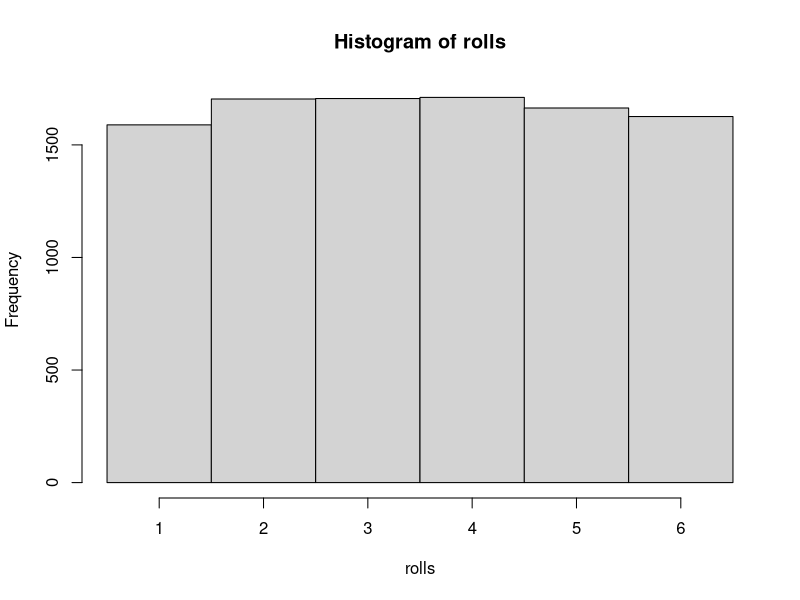
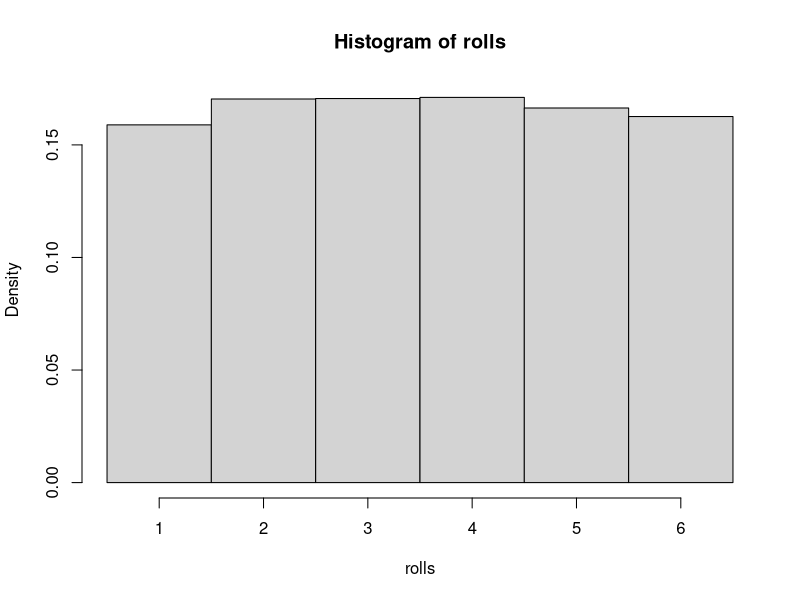
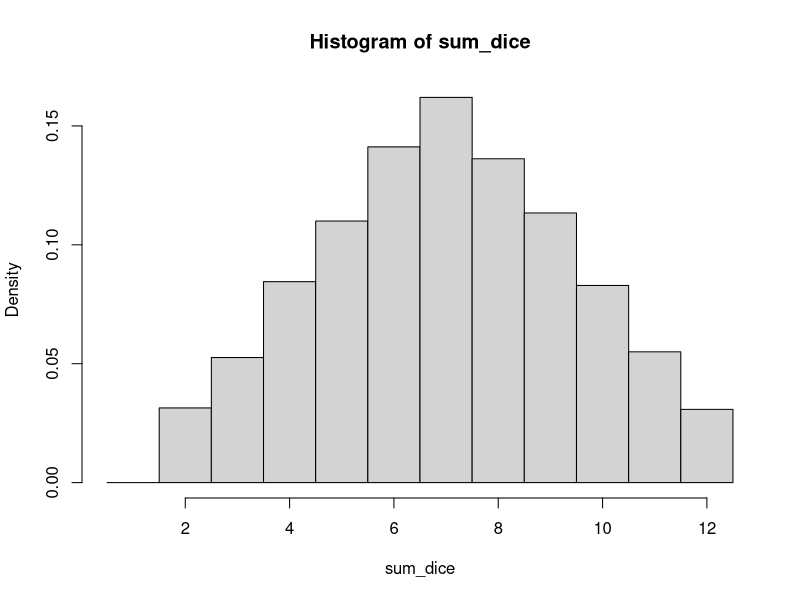
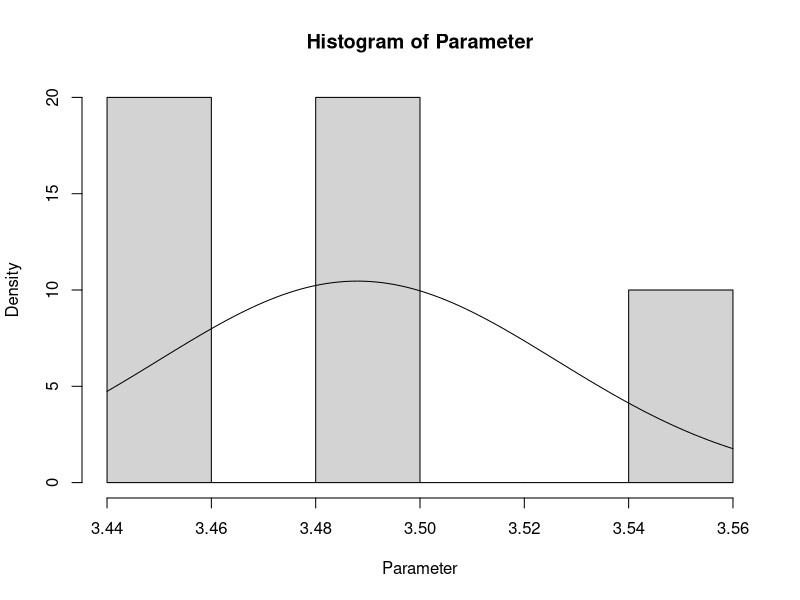
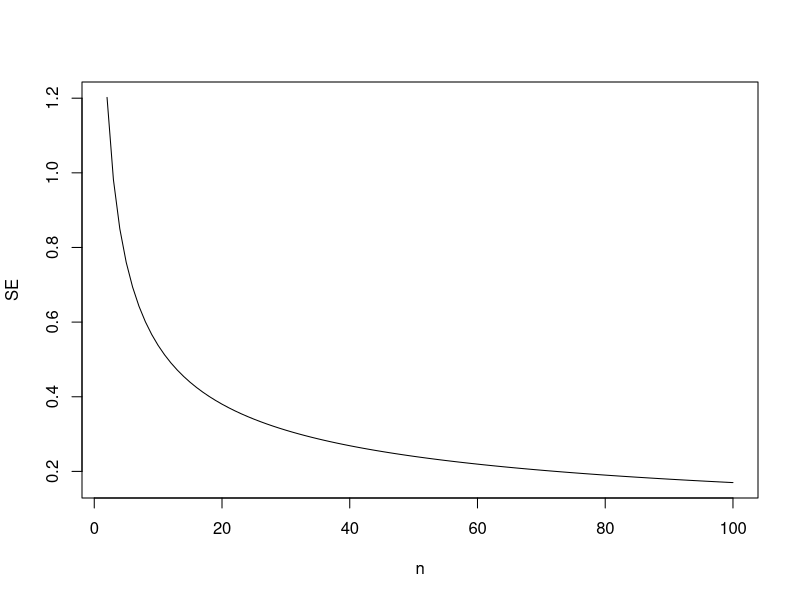
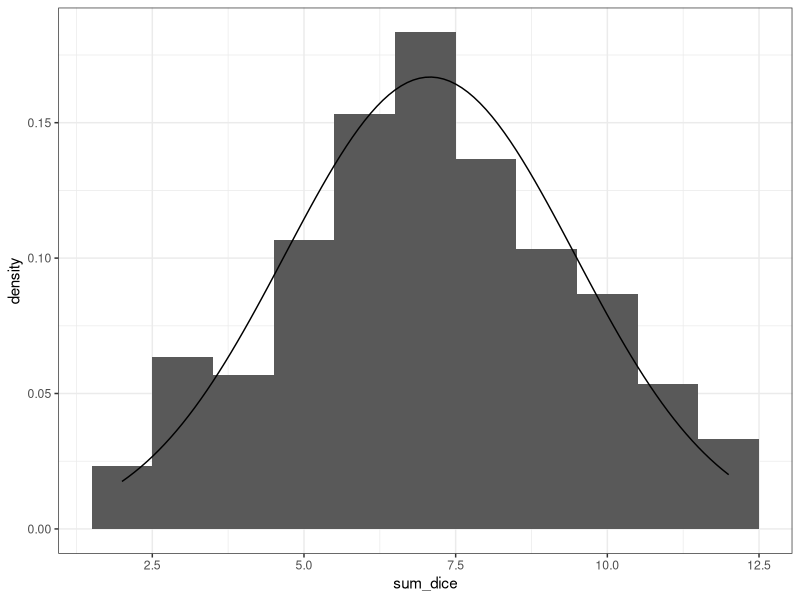

R code for these plots, in order:
# Number of rolls
n <- 10000

# Simulate rolls
rolls <- sample(1:6, size = n, replace = TRUE)

# Frequency distribution
hist(rolls, breaks = seq(0.5, 6.5, by = 1))

# Probability distribution
hist(rolls, breaks = seq(0.5, 6.5, by = 1), probability = TRUE)

# 2 Dice
n <- 10000

die1 <- sample(1:6, n, replace = TRUE)
die2 <- sample(1:6, n, replace = TRUE)

sum_dice <- die1 + die2

hist(sum_dice, breaks = seq(0.5, 12.5, by = 1), probability = TRUE)

#Normal Distribution
n_dice <- 5 # Number of samples
n <- 500 # Rolls per sample
Parameter <- numeric(n_dice) # Initialises vector to 0s. Used to store simulation resu
for(i in 1:n_dice){
  rolls <- sample(1:6, n, replace = TRUE)
  Parameter[i] <- mean(rolls)
}
# Calculate mu and sigma for our parameter
mu <- mean(Parameter)
sigma <- sd(Parameter)
hist(Parameter, probability = TRUE)
# Superimpose a Normal curve
curve(dnorm(x, mean = mu, sd = sigma),
      add = TRUE)


# Standard Error
n <- 100 # number of samples
sample_data <- sample(1:6, n, replace = TRUE)
mean_x <- mean(sample_data)
sd_x <- sd(sample_data)
se <- sd_x / sqrt(n)
cat("n = ", n, " mean = ", mean_x, " sd = ", sd_x, " se =", se)

#Plotting Standard Error
n <- seq(2, 100, by = 1)
sigma <- 1.7 # approximate SD of a die
SE <- sigma / sqrt(n)
plot(n, SE, type = "l")

#Confidence Interval
n <- 30 # number of samples
sample_data <- sample(1:6, n, replace = TRUE)
mean_x <- mean(sample_data)
sd_x <- sd(sample_data)
se <- sd_x / sqrt(n)
# CI using t-distribution
alpha <- 0.05
t_value <- qt(1 - alpha/2, df = n - 1)
t_CI <- mean_x + c(-1, 1) * t_value * se # c(-1,1) calculates both lower and upper
# CI using Normal (i.e., assuming larger sample sizes and appealing to Central Limit T
z_value <- qnorm(1 - alpha/2)
z_CI <- mean_x + c(-1, 1) * z_value * se # c(-1,1) calculates both lower and upper
# Output to the screen
cat("alpha =", alpha, " se =", se, " CI t =", t_CI, " CI z =", z_CI)

# ggplot
library(tidyverse) # loads ggplot and other tidyverse packages

n <- 300
die1 <- sample(1:6, n, replace = TRUE)
die2 <- sample(1:6, n, replace = TRUE)
sum_dice <- die1 + die2
# Convert to data frame
df <- data.frame(sum_dice)
# Estimate mean and SD
mu <- mean(sum_dice)
sigma <- sd(sum_dice)
# Draw a pretty plot
ggplot(df, aes(x = sum_dice)) +
  geom_histogram(aes(y = after_stat(density)),
                 binwidth = 1, boundary = 0.5) +
  stat_function(fun = dnorm, args = list(mean = mu, sd = sigma)) +
  theme_bw()
